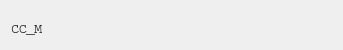
                              <widget class="QFrame" name="frame_39">
                               <property name="minimumSize">
                                <size>
                                 <width>0</width>
                                 <height>50</height>
                                </size>
                               </property>
                               <property name="maximumSize">
                                <size>
                                 <width>16777215</width>
                                 <height>50</height>
                                </size>
                               </property>
                               <property name="frameShape">
                                <enum>QFrame::NoFrame</enum>
                               </property>
                               <property name="frameShadow">
                                <enum>QFrame::Plain</enum>
                               </property>
                               <layout class="QGridLayout" name="gridLayout_15">
                                <item row="0" column="2">
                                 <spacer name="horizontalSpacer_2">
                                  <property name="orientation">
                                   <enum>Qt::Horizontal</enum>
                                  </property>
                                  <property name="sizeHint" stdset="0">
                                   <size>
                                    <width>40</width>
                                    <height>20</height>
                                   </size>
                                  </property>
                                 </spacer>
                                </item>
                                <item row="0" column="1">
                                 <widget class="QFrame" name="frame_40">
                                  <property name="minimumSize">
                                   <size>
                                    <width>200</width>
                                    <height>0</height>
                                   </size>
                                  </property>
                                  <property name="frameShape">
                                   <enum>QFrame::NoFrame</enum>
                                  </property>
                                  <property name="frameShadow">
                                   <enum>QFrame::Plain</enum>
                                  </property>
                                  <layout class="QVBoxLayout" name="verticalLayout_26">
                                   <property name="spacing">
                                    <number>0</number>
                                   </property>
                                   <property name="leftMargin">
                                    <number>0</number>
                                   </property>
                                   <property name="topMargin">
                                    <number>0</number>
                                   </property>
                                   <property name="rightMargin">
                                    <number>0</number>
                                   </property>
                                   <property name="bottomMargin">
                                    <number>0</number>
                                   </property>
                                   <item>
                                    <widget class="QLabel" name="label_14">
                                     <property name="font">
                                      <font>
                                       <family>Courier</family>
                                       <pointsize>10</pointsize>
                                      </font>
                                     </property>
                                     <property name="text">
                                      <string/>
                                     </property>
                                    </widget>
                                   </item>
                                  </layout>
                                 </widget>
                                </item>
                                <item row="0" column="0">
                                 <widget class="QFrame" name="frame_41">
                                  <property name="minimumSize">
                                   <size>
                                    <width>75</width>
                                    <height>0</height>
                                   </size>
                                  </property>
                                  <property name="frameShape">
                                   <enum>QFrame::NoFrame</enum>
                                  </property>
                                  <property name="frameShadow">
                                   <enum>QFrame::Plain</enum>
                                  </property>
                                  <layout class="QVBoxLayout" name="verticalLayout_27">
                                   <property name="spacing">
                                    <number>0</number>
                                   </property>
                                   <property name="leftMargin">
                                    <number>0</number>
                                   </property>
                                   <property name="rightMargin">
                                    <number>0</number>
                                   </property>
                                   <property name="bottomMargin">
                                    <number>0</number>
                                   </property>
                                   <item>
                                    <widget class="QLabel" name="label_15">
                                     <property name="font">
                                      <font>
                                       <family>Courier</family>
                                       <pointsize>10</pointsize>
                                      </font>
                                     </property>
                                     <property name="frameShadow">
                                      <enum>QFrame::Plain</enum>
                                     </property>
                                     <property name="text">
                                      <string>CC_M</string>
                                     </property>
                                    </widget>
                                   </item>
                                  </layout>
                                 </widget>
                                </item>
                               </layout>
                              </widget>
